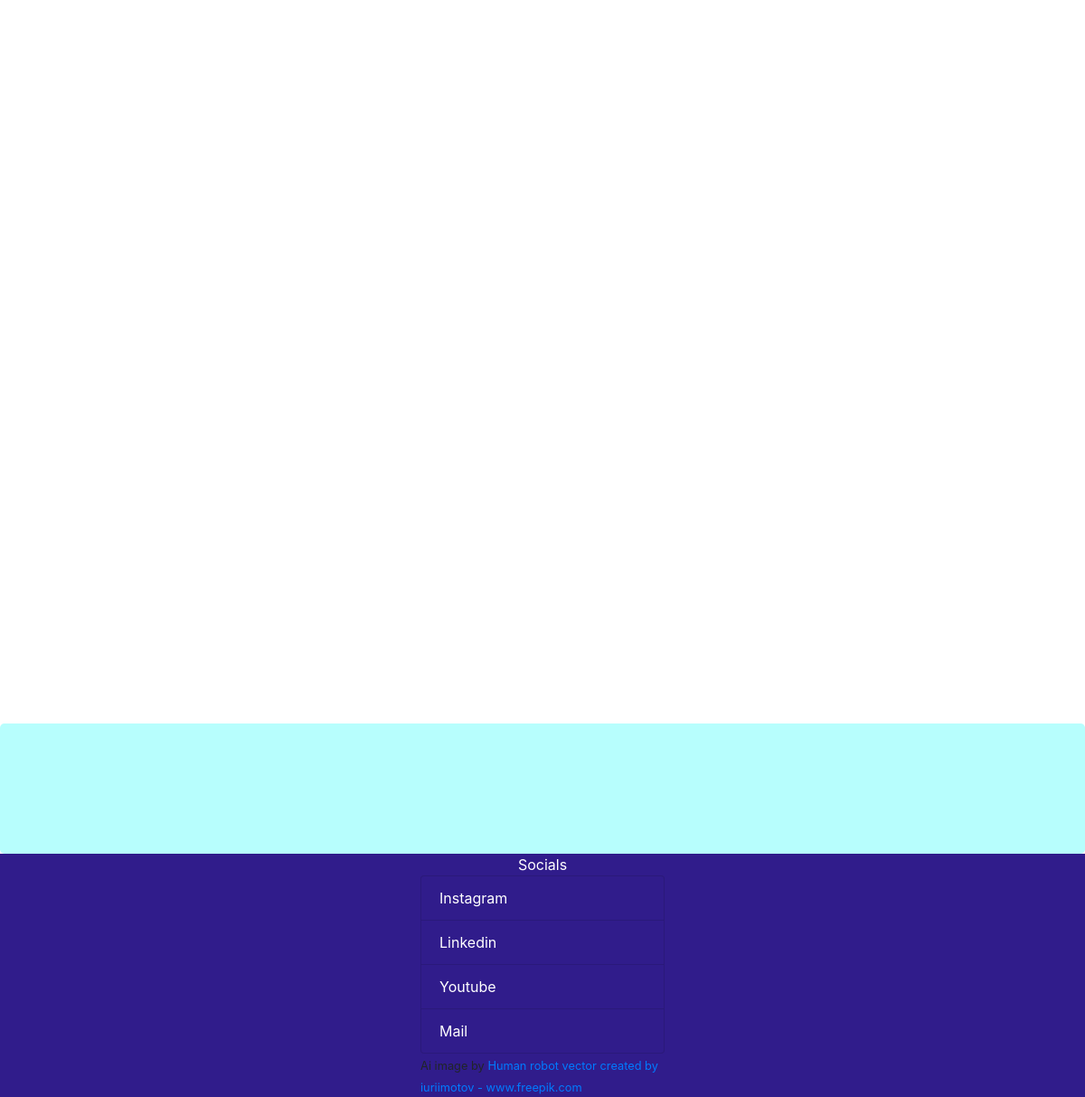
/blog/, run on an earlier commit of the app's database.
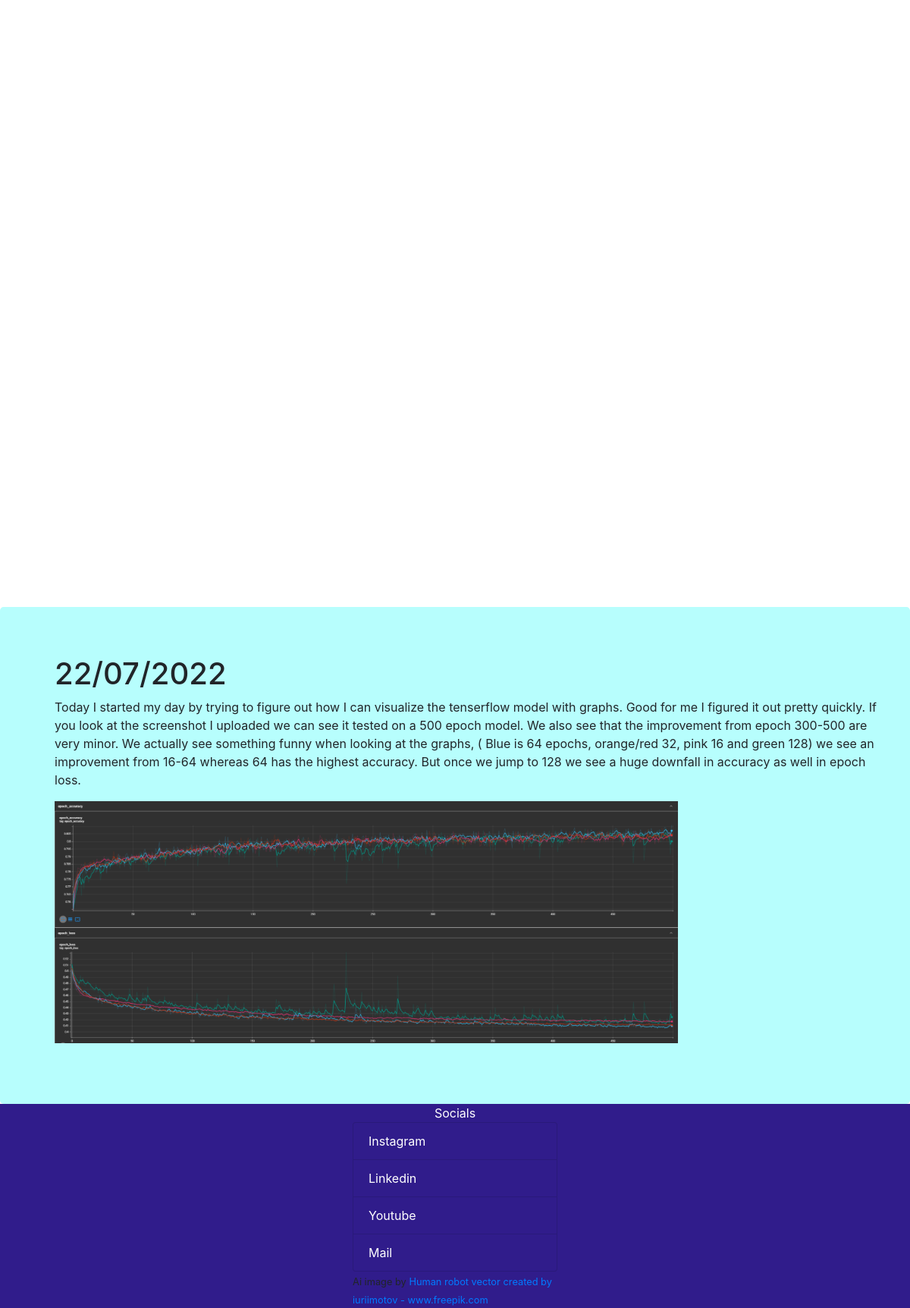
And on a later commit of the database.
### Main/models.py (models this page shows)
class Blog(models.Model):
    title = models.CharField(max_length=256)
    article = models.TextField()
    picture = models.ImageField(upload_to='blog_pictures', blank=True)

### Main/views.py (the view)
# urls.py: path("blog/", views.BlogListView.as_view(), name='blog')
class BlogListView(ListView):
    context_object_name = 'blogs'
    model = Blog

### templates/Main/blog_list.html
{%extends "Main/base.html" %} {%block body_block%}
{%load static%}
<div class="index"></div>
<div class="jumbotron m-0 indexWidth container2" id="blogs">
<ol>
    {% for i in blogs %}
    <div>
        <h1 >{{i.title}}</h1>
        <p>{{i.article}}</p>
        <img class="w-75" src="{{i.picture.url}}"  alt="">
    </div>
    {%endfor%}
</ol>
</div>
{% endblock %}

### templates/Main/base.html (shortened to what this page needs)
<!DOCTYPE html>
<html lang="en">
    {% load static %}
  <head>
    <link rel="stylesheet" href="{% static 'css/index.css'%}" >
  </head>
  <body class="p-0 mb-0 background scroll-lock" >
    <div class="">{% block body_block%} {% endblock %}</div>
    <footer class="footer bg-primary mt-0 ">
        <div class="text-center text-white">Socials</div>
        <div class="">
          <div class="col-md-3 mx-auto">
            <ul class="m-0 list-group text-white">
              <li class="list-group-item bg-primary">Instagram</li>
              <li class="list-group-item bg-primary">Linkedin</li>
              <li class="list-group-item bg-primary">Youtube</li>
              <li class="list-group-item bg-primary">Mail</li>
            </ul>
            <small>Ai image by <a target="_blank" href='https://www.freepik.com/vectors/human-robot'>Human robot vector created by iuriimotov - www.freepik.com</a></small>
          </div>
        </div>
    </footer>
  </body>
</html>

What changed in the data, as far as the page shows it:
added Blog: title "22/07/2022", article "Today I started my day by trying to figure out how I can visualize the tenserflow model with graphs. Good for me I figured it out pretty quickly. If you look at the screenshot I uploaded we can see it tested on a 500 epoch model. We also see that the improvement from epoch 300-500 are very minor. We actually see something funny when looking at the graphs, ( Blue is 64 epochs, orange/red 32, pink 16 and green 128) we see an improvement from 16-64 whereas 64 has the highest accuracy. But once we jump to 128 we see a huge downfall in accuracy as well in epoch loss.", picture (picture)
